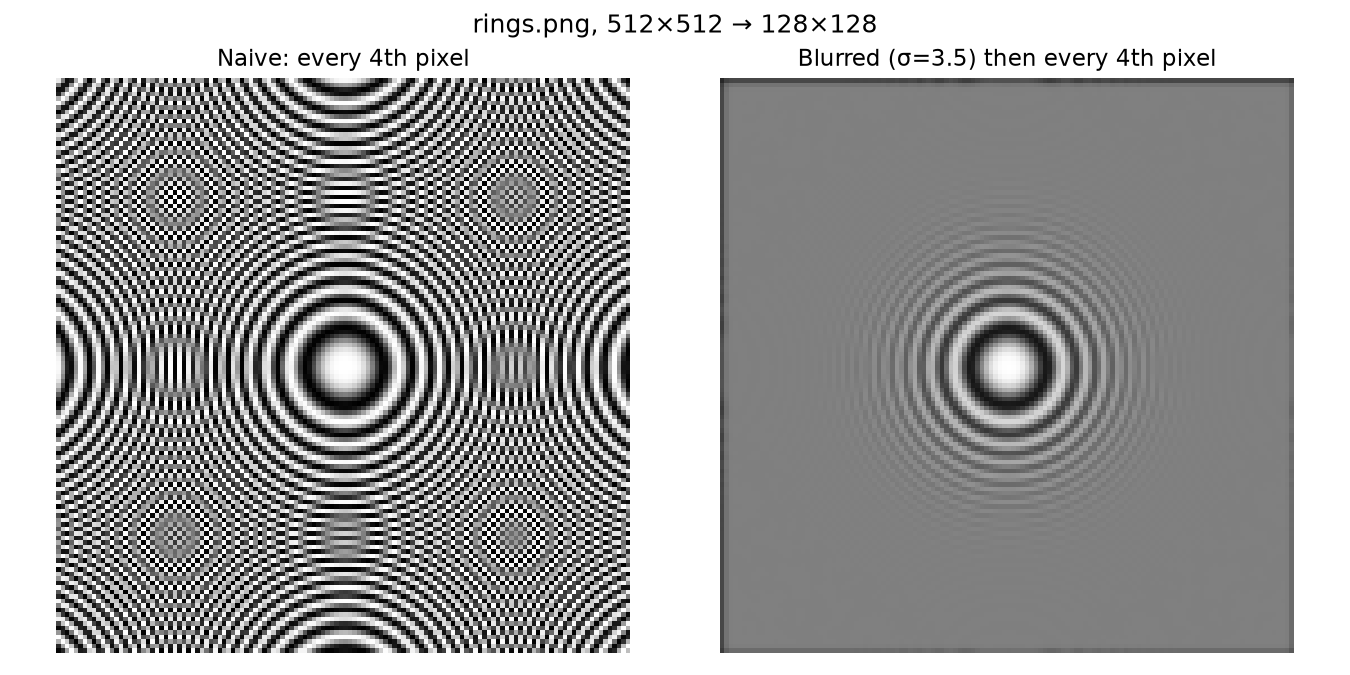

Here is the Python script that generated this plot:
"""
2.2 Aliasing

rings.png is shrunk to a quarter of its width and height two ways:
  1. naive   - just keep every 4th pixel in each direction
  2. blurred - Gaussian-blur first, then keep every 4th pixel

The first one aliases (false circles appear that were never in the
original image); the second one, with a big enough sigma, does not.
"""
import matplotlib.pyplot as plt

from convolution import gaussian_kernel, convolve2D_separable
from utils import load_image

RINGS_PATH = "/home/heba/grad_project/cv_practice/labs/lab1/starter_pack/images/part2_frequencies/rings.png"
FACTOR = 4      # shrink to a quarter of width and height
SIGMA = 3.5     # smallest sigma at which the false circles disappear (see sweep below)


def gaussian_blur(image, sigma):
    """Blur with a Gaussian sized to its sigma (the usual 6*sigma+1 rule)."""
    size = max(3, int(6 * sigma + 1))
    if size % 2 == 0:
        size += 1
    kernel = gaussian_kernel(size, sigma)
    return convolve2D_separable(image, kernel)


def shrink_naive(image, factor):
    """Just keep every `factor`-th pixel in each direction - no filtering first."""
    return image[::factor, ::factor]


def shrink_with_blur(image, factor, sigma):
    """Low-pass with a Gaussian first, then keep every `factor`-th pixel."""
    blurred = gaussian_blur(image, sigma)
    return blurred[::factor, ::factor]


def show_pair(images, titles, suptitle, out_path):
    fig, axes = plt.subplots(1, len(images), figsize=(4.5 * len(images), 4.5))
    for ax, img, title in zip(axes, images, titles):
        ax.imshow(img, cmap="gray", vmin=0, vmax=1, interpolation="nearest")
        ax.set_title(title, fontsize=11)
        ax.axis("off")
    fig.suptitle(suptitle)
    fig.tight_layout()
    fig.savefig(out_path, dpi=150)
    plt.close(fig)
    print(f"Saved {out_path}")


def main():
    rings = load_image(RINGS_PATH, gray=True)
    h, w = rings.shape

    naive = shrink_naive(rings, FACTOR)
    smoothed = shrink_with_blur(rings, FACTOR, SIGMA)

    show_pair(
        [naive, smoothed],
        [f"Naive: every {FACTOR}th pixel", f"Blurred (\u03c3={SIGMA}) then every {FACTOR}th pixel"],
        f"rings.png, {w}\u00d7{h} \u2192 {w // FACTOR}\u00d7{h // FACTOR}",
        "part2_2_aliasing.png",
    )

    # A small sweep across sigma, just to show why SIGMA above was picked.
    sigmas = [0.0, 1.0, 2.0, 2.5, 3.0, 3.5, 5.0]
    imgs = [naive if s == 0 else shrink_with_blur(rings, FACTOR, s) for s in sigmas]
    labels = ["no blur" if s == 0 else f"\u03c3={s}" for s in sigmas]
    show_pair(imgs, labels, "Finding the smallest \u03c3 that removes the false circles",
              "part2_2_sigma_sweep.png")


if __name__ == "__main__":
    main()
